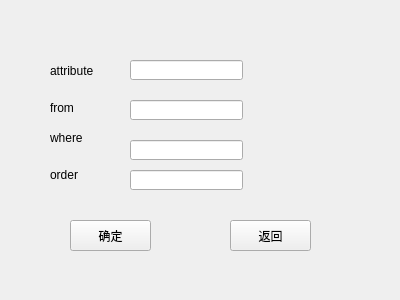
<?xml version="1.0" encoding="UTF-8"?>
<ui version="4.0">
 <class>selectTable</class>
 <widget class="QWidget" name="selectTable">
  <property name="geometry">
   <rect>
    <x>0</x>
    <y>0</y>
    <width>400</width>
    <height>300</height>
   </rect>
  </property>
  <property name="windowTitle">
   <string>Form</string>
  </property>
  <widget class="QPushButton" name="pushButton">
   <property name="geometry">
    <rect>
     <x>70</x>
     <y>220</y>
     <width>81</width>
     <height>31</height>
    </rect>
   </property>
   <property name="text">
    <string>确定</string>
   </property>
  </widget>
  <widget class="QPushButton" name="pushButton_2">
   <property name="geometry">
    <rect>
     <x>230</x>
     <y>220</y>
     <width>81</width>
     <height>31</height>
    </rect>
   </property>
   <property name="text">
    <string>返回</string>
   </property>
  </widget>
  <widget class="QLabel" name="label">
   <property name="geometry">
    <rect>
     <x>50</x>
     <y>60</y>
     <width>51</width>
     <height>21</height>
    </rect>
   </property>
   <property name="text">
    <string>attribute</string>
   </property>
  </widget>
  <widget class="QLabel" name="label_2">
   <property name="geometry">
    <rect>
     <x>50</x>
     <y>100</y>
     <width>51</width>
     <height>16</height>
    </rect>
   </property>
   <property name="text">
    <string>from</string>
   </property>
  </widget>
  <widget class="QLabel" name="label_3">
   <property name="geometry">
    <rect>
     <x>50</x>
     <y>130</y>
     <width>41</width>
     <height>16</height>
    </rect>
   </property>
   <property name="text">
    <string>where</string>
   </property>
  </widget>
  <widget class="QLabel" name="label_4">
   <property name="geometry">
    <rect>
     <x>50</x>
     <y>170</y>
     <width>41</width>
     <height>9</height>
    </rect>
   </property>
   <property name="text">
    <string>order</string>
   </property>
  </widget>
  <widget class="QLineEdit" name="line_attribute">
   <property name="geometry">
    <rect>
     <x>130</x>
     <y>60</y>
     <width>113</width>
     <height>20</height>
    </rect>
   </property>
  </widget>
  <widget class="QLineEdit" name="line_from">
   <property name="geometry">
    <rect>
     <x>130</x>
     <y>100</y>
     <width>113</width>
     <height>20</height>
    </rect>
   </property>
  </widget>
  <widget class="QLineEdit" name="line_where">
   <property name="geometry">
    <rect>
     <x>130</x>
     <y>140</y>
     <width>113</width>
     <height>20</height>
    </rect>
   </property>
  </widget>
  <widget class="QLineEdit" name="line_order">
   <property name="geometry">
    <rect>
     <x>130</x>
     <y>170</y>
     <width>113</width>
     <height>20</height>
    </rect>
   </property>
  </widget>
 </widget>
 <resources/>
 <connections/>
</ui>
